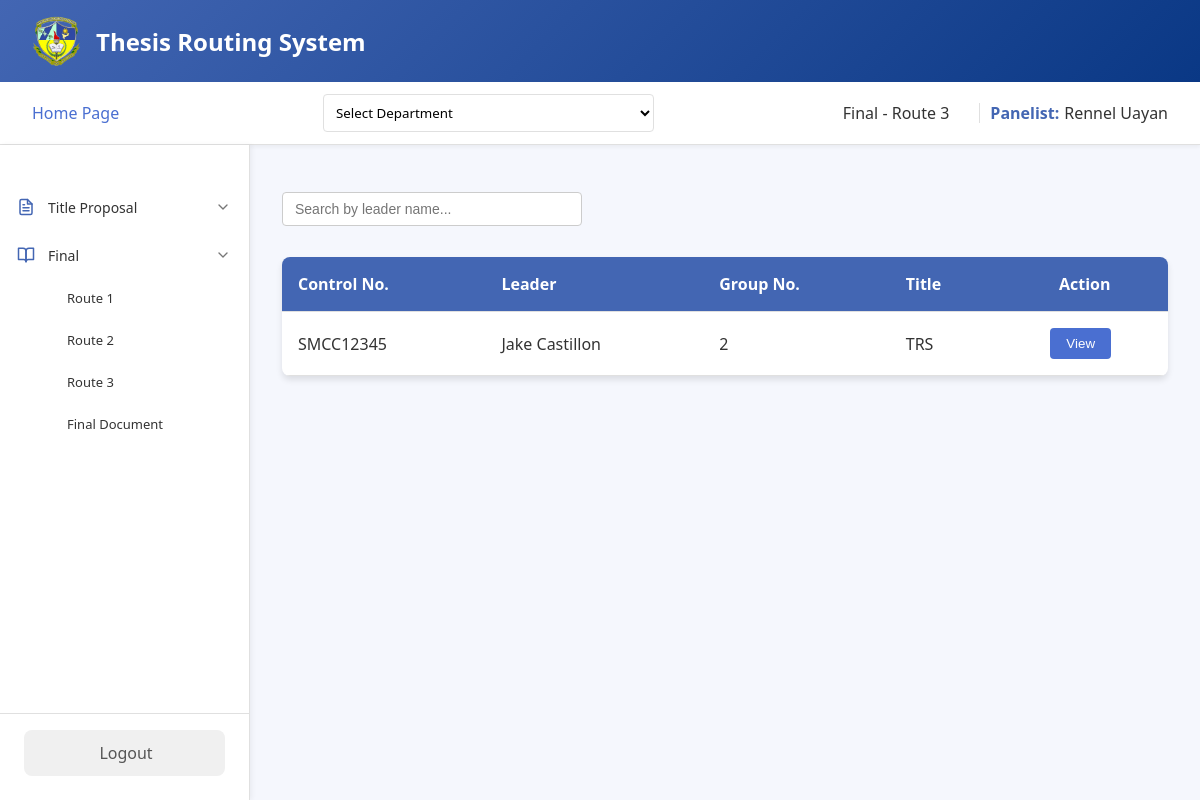
/panel/homepage/final/route3.php (signed in), run on the app's committed database.
### tables this page shows
CREATE TABLE `route3final_files` (
  `route3_id` int(11) NOT NULL,
  `student_id` int(11) NOT NULL,
  `docuRoute3` varchar(255) NOT NULL,
  `panel1_id` int(11) NOT NULL,
  `panel2_id` int(11) NOT NULL,
  `panel3_id` int(11) NOT NULL,
  `panel4_id` int(11) NOT NULL,
  `adviser_id` int(11) NOT NULL,
  `department` varchar(255) NOT NULL,
  `date_submitted` date NOT NULL,
  `controlNo` varchar(255) NOT NULL,
  `fullname` varchar(255) NOT NULL,
  `group_number` int(255) NOT NULL,
  `title` varchar(255) NOT NULL,
  `school_year` varchar(255) NOT NULL,
  `panel5_id` varchar(255) NOT NULL,
  `routeNumber` varchar(255) NOT NULL
);

### panel/homepage/final/route3.php (the view, shortened to what this page needs)
<?php
include '../../../connection.php';
$selectedDepartment = $_POST['department'] ?? '';
$panel_id = $_SESSION['panel_id'];
$panel_fullname = $_SESSION['fullname'] ?? 'Panelist';
?>
<!DOCTYPE html>
<html lang="en">
<head>
</head>
<body>
    <div class="container">
        <header class="header">
            <div class="logo-container">
                <img src="../../../assets/logo.png" alt="SMCC Logo">
                <div class="logo">Thesis Routing System</div>
            </div>
        </header>
        <div class="top-bar">
            <div class="homepage">
                <a href="../homepage.php">Home Page</a>
            </div>
            <div class="dropdown-container">
    <?php
    $checkPanel1Query = "SELECT COUNT(*) as count FROM route3final_files WHERE panel1_id = ? OR panel2_id = ? OR panel3_id = ? OR panel4_id = ? OR panel5_id = ?";
    $checkStmt = $conn->prepare($checkPanel1Query);
    $checkStmt->bind_param("sssss", $panel_id, $panel_id, $panel_id, $panel_id, $panel_id);
    $checkStmt->execute();
    $isPanelResult = $checkStmt->get_result();
    $isPanel1 = ($isPanelResult->fetch_assoc()['count'] > 0);
    if ($isPanel1): ?>
        <form method="POST">
            <select name="department" onchange="this.form.submit()">
                <option value="">Select Department</option>
            </select>
        </form>
    <?php endif; ?>
</div>
            <div class="user-info">
                <div class="routeNo" style="margin-right: 20px;">Final - Route 3</div>
                <span class="role">Panelist:</span>
                <span class="user-name"><?= htmlspecialchars($panel_fullname) ?></span>
            </div>
        </div>
        <div class="main-content">
        <nav class="sidebar">
                <nav class="nav-menu">
                    <div class="menu-item dropdown">
                        <div class="menu-header">
                            <div class="icon">
                            </div>
                            <span>Title Proposal</span>
                            <div class="dropdown-icon expanded">
                                <svg xmlns="http://www.w3.org/2000/svg" viewBox="0 0 24 24" fill="none"
                                    stroke="currentColor" stroke-width="2" stroke-linecap="round"
                                    stroke-linejoin="round">
                                    <polyline points="6 9 12 15 18 9"></polyline>
                                </svg>
                            </div>
                        </div>
                    </div>
                    <div class="menu-item dropdown">
                        <div class="menu-header">
                            <div class="icon">
                                <svg xmlns="http://www.w3.org/2000/svg" viewBox="0 0 24 24" fill="none"
                                    stroke="currentColor" stroke-width="2" stroke-linecap="round"
                                    stroke-linejoin="round">
                                    <path d="M2 3h6a4 4 0 0 1 4 4v14a3 3 0 0 0-3-3H2z"></path>
                                    <path d="M22 3h-6a4 4 0 0 0-4 4v14a3 3 0 0 1 3-3h7z"></path>
                                </svg>
                            </div>
                            <span>Final</span>
                            <div class="dropdown-icon">
                                <svg xmlns="http://www.w3.org/2000/svg" viewBox="0 0 24 24" fill="none"
                                    stroke="currentColor" stroke-width="2" stroke-linecap="round"
                                    stroke-linejoin="round">
                                    <polyline points="6 9 12 15 18 9"></polyline>
                                </svg>
                            </div>
                        </div>
                        <div class="dropdown-content">
                            <a href="../final/route1.php" class="submenu-item">Route 1</a>
                            <a href="../final/route2.php" class="submenu-item">Route 2</a>
                            <a href="../final/route3.php" class="submenu-item">Route 3</a>
                            <a href="../final/finaldocu.php" class="submenu-item">Final Document</a>
                        </div>
                    </div>
                </nav>
                <div class="logout">
                    <a href="../../../logout.php">Logout</a>
                </div>
            </nav>
            <div class="content" id="content-area">
            <div class="search-container">
                <input type="text" id="searchInput" class="search-box" placeholder="Search by leader name..." onkeyup="searchTable()">
            </div>
            <?php
            $query = "
                SELECT
                    docuRoute3,
                    department,
                    student_id,
                    route3_id,
                    controlNo,
                    fullname,
                    group_number,
                    title
                FROM route3final_files
                WHERE (panel1_id = ? OR panel2_id = ? OR panel3_id = ? OR panel4_id = ? OR panel5_id = ?)
                " . ($selectedDepartment ? " AND department = ?" : "");
            $stmt = $conn->prepare($query);
            if ($selectedDepartment) {
                $stmt->bind_param("ssssss", $panel_id, $panel_id, $panel_id, $panel_id, $panel_id, $selectedDepartment);
            } else {
                $stmt->bind_param("sssss", $panel_id, $panel_id, $panel_id, $panel_id, $panel_id);
            }
            $stmt->execute();
            $result = $stmt->get_result();
            $files_to_display = [];
            if ($result->num_rows > 0) {
                while($row = $result->fetch_assoc()) {
                    $route3_id = $row['route3_id'];
                    $can_display = false;
                    $check_route3 = $conn->prepare("SELECT COUNT(*) as count FROM final_monitoring_form
                                                  WHERE route3_id = ? AND adviser_id IS NOT NULL");
                    $check_route3->bind_param("i", $route3_id);
                    $check_route3->execute();
                    $route3_result = $check_route3->get_result();
                    $route3_advised = ($route3_result && $route3_result->fetch_assoc()['count'] > 0);
                    if ($route3_advised) {
                        $can_display = true;
                    }
                    if ($can_display) {
                        $files_to_display[] = $row;
                    }
                }
            }
            if (count($files_to_display) > 0) {
                echo "
                <table>
                    <thead>
                        <tr>
                            <th>Control No.</th>
                            <th>Leader</th>
                            <th>Group No.</th>
                            <th>Title</th>
                            <th class='action-label'>Action</th>
                        </tr>
                    </thead>
                    <tbody>
                ";
                foreach ($files_to_display as $row) {
                    $filePath = htmlspecialchars($row['docuRoute3'], ENT_QUOTES);
                    $route3_id = htmlspecialchars($row['route3_id'], ENT_QUOTES);
                    $student_id = htmlspecialchars($row['student_id'], ENT_QUOTES);
                    $controlNo = htmlspecialchars($row['controlNo'], ENT_QUOTES);
                    $fullname = htmlspecialchars($row['fullname'], ENT_QUOTES);
                    $groupNo = htmlspecialchars($row['group_number'], ENT_QUOTES);
                    $title = htmlspecialchars($row['title'], ENT_QUOTES);
                    echo "
                        <tr>
                            <td>$controlNo</td>
                            <td>$fullname</td>
                            <td>$groupNo</td>
                            <td>$title</td>
                            <td style='text-align: center;'>
                                <button class='view-button' onclick=\"viewFile('$filePath', '$route3_id', '$student_id')\">View</button>
                            </td>
                        </tr>
                    ";
                }
                echo "
                    </tbody>
                </table>
                ";
            } else {
                echo "<p>No files uploaded yet.</p>";
            }
            ?>
            </div>
        </div>
    </div>

### panel/homepage/final/route3.php (style rules this page uses)
:root { --primary: #4366b3; --primary-light: #0a3885; --accent: #4a6fd1; --light: #f5f7fd; --dark: #333; --success: #28a745; --shadow: 0 4px 6px rgba(0, 0, 0, 0.1); --border: #e0e0e0; --white: #ffffff; --hover: #f5f7fd; --active: #e5ebf8; --text-light: #777777; --radius: 8px; }
* { margin: 0; padding: 0; box-sizing: border-box; }
body { font-family: 'Segoe UI', Tahoma, Geneva, Verdana, sans-serif; background-color: var(--light); color: var(--dark); min-height: 100vh; }
.container { display: flex; flex-direction: column; min-height: 100vh; }
.header { background: linear-gradient(135deg, var(--primary) 0%, var(--primary-light) 100%); color: white; padding: 1rem 2rem; box-shadow: var(--shadow); }
.logo-container { display: flex; align-items: center; }
.logo-container img { height: 50px; margin-right: 15px; }
.logo { font-size: 1.5rem; font-weight: 600; }
.top-bar { display: flex; justify-content: space-between; align-items: center; padding: 0.75rem 2rem; background-color: white; box-shadow: 0 2px 4px rgba(0, 0, 0, 0.05); border-bottom: 1px solid var(--border); }
.homepage a { color: var(--accent); text-decoration: none; font-weight: 500; transition: all 0.3s; }
.dropdown-container { display: flex; gap: 8px; margin-left: 15px; }
.dropdown-container select { padding: 0.5rem; border-radius: 4px; border: 1px solid var(--border); background-color: white; font-family: inherit; cursor: pointer; }
.user-info { display: flex; align-items: center; }
.role { font-weight: 600; margin-right: 5px; color: var(--primary); }
.user-name { color: var(--dark); }
.main-content { display: flex; flex: 1; }
.sidebar { width: 250px; background-color: white; padding: 1.5rem 0; box-shadow: 2px 0 5px rgba(0, 0, 0, 0.05); display: flex; flex-direction: column; justify-content: space-between; border-right: 1px solid var(--border); }
.sidebar a { display: block; padding: 0.75rem 1.5rem; color: var(--dark); text-decoration: none; transition: all 0.3s; border-left: 3px solid transparent; }
.logout { padding: 0 1.5rem; margin-top: auto; border-top: 1px solid var(--border); padding-top: 1rem; }
.logout a { display: flex; align-items: center; justify-content: center; background-color: #f0f0f0; color: #555; padding: 0.75rem; border-radius: 8px; text-decoration: none; font-weight: 500; transition: all 0.3s; }
.action-label { text-align: center; }
.content { flex: 1; padding: 2rem; position: relative; overflow: auto; }
table { width: 100%; border-collapse: collapse; margin-top: 1rem; background-color: white; box-shadow: var(--shadow); border-radius: 8px; overflow: hidden; }
th, td { padding: 1rem; text-align: left; border-bottom: 1px solid var(--border); }
th { background-color: var(--primary); color: white; font-weight: 600; }
button { padding: 0.5rem 1rem; border: none; border-radius: 4px; cursor: pointer; font-weight: 500; transition: all 0.3s; }
.view-button { background-color: var(--accent); color: white; margin-right: 0.5rem; }
.nav-menu { display: flex; flex-direction: column; padding: 1rem 0; gap: 4px; }
.menu-item { display: flex; flex-direction: column; }
.menu-header { display: flex; align-items: center; padding: 0.75rem 1rem; cursor: pointer; border-radius: 8px; transition: all 0.2s ease; gap: 12px; }
.icon { width: 20px; height: 20px; display: flex; align-items: center; justify-content: center; color: var(--primary); }
.icon svg { width: 18px; height: 18px; stroke: var(--primary); }
.menu-header span { flex: 1; font-size: 14px; color: var(--dark); }
.dropdown-icon { width: 20px; height: 20px; display: flex; align-items: center; justify-content: center; transition: transform 0.2s ease; }
.dropdown-icon svg { width: 16px; height: 16px; stroke: #777777; }
.dropdown-content { display: none; flex-direction: column; padding-left: 2.5rem; }
.dropdown-content.show { display: flex; }
.submenu-item { padding: 0.6rem 1rem; font-size: 13px; color: #777777; text-decoration: none; border-radius: 8px; transition: all 0.2s ease; }
.search-container { margin: 15px 0; width: 100%; display: flex; justify-content: flex-start; align-items: center; }
.search-box { padding: 8px 12px; border: 1px solid #ccc; border-radius: 4px; width: 300px; font-size: 14px; margin-bottom: 15px; }

### data on the page
route3final_files: controlNo "SMCC12345", fullname "Jake Castillon", group_number "2", title "TRS"

### other printed values
$panel_fullname "Rennel Uayan"
